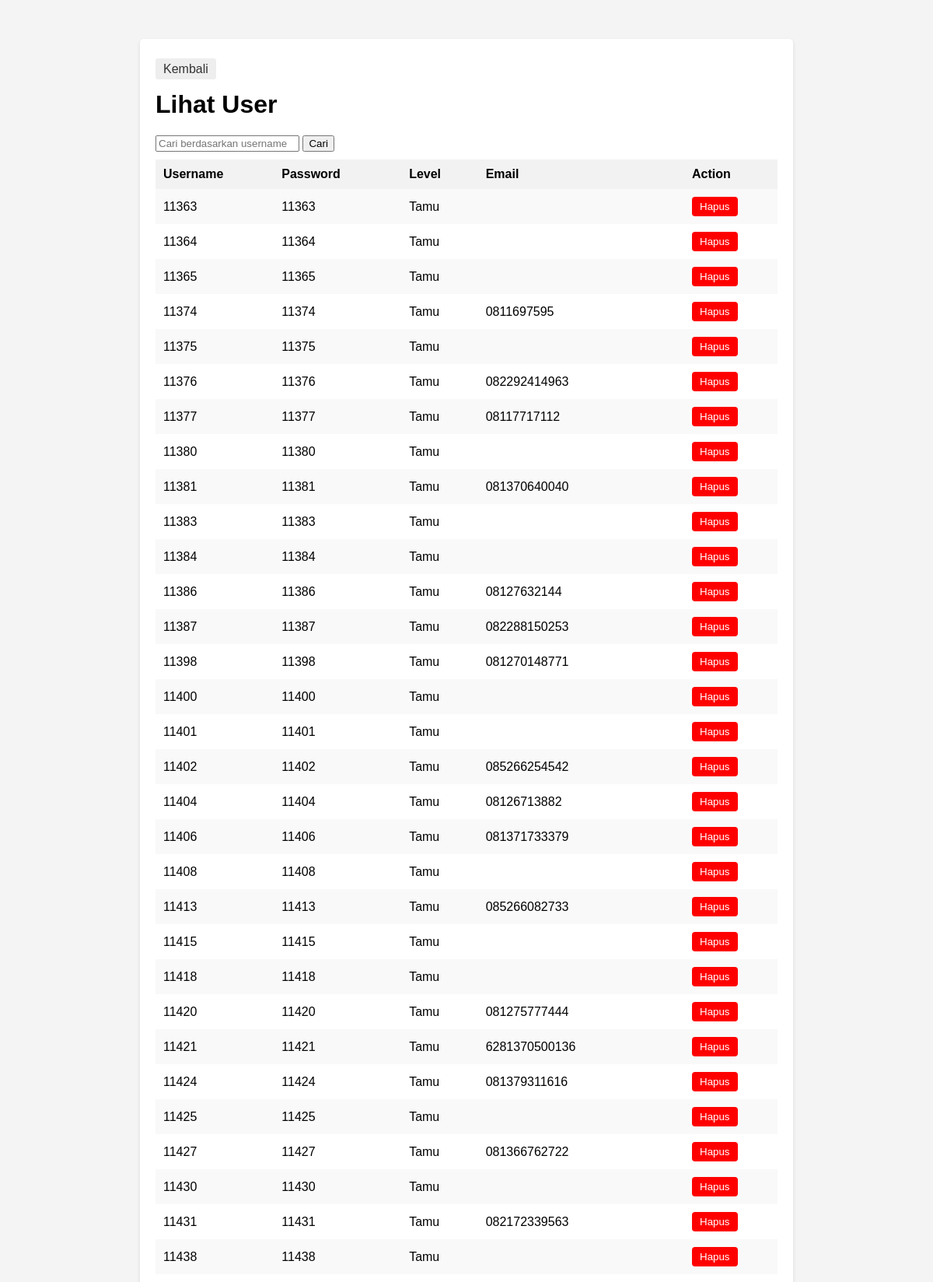
The app's page /search_user.php (upper part) with its own data.
### tables this page shows
CREATE TABLE IF NOT EXISTS `register` (
  `username` varchar(20) NOT NULL,
  `password` varchar(20) DEFAULT NULL,
  `level` varchar(50) DEFAULT NULL,
  `email` varchar(50) DEFAULT NULL,
  PRIMARY KEY (`username`)
);

### search_user.php (the view, shortened to what this page needs)
<!DOCTYPE html>
<html>
<head>
</head>
<body>
    <div class="container">
        <div class="add-button">
            <a href="akun.php">Kembali</a>
        </div>
        <br>
        <h1>Lihat User</h1>
        <div class="search-bar">
            <form action="search_user.php" method="GET">
                <input type="text" name="search" placeholder="Cari berdasarkan username">
                <input type="submit" value="Cari">
            </form>
        </div>
        <table>
            <tr>
                <th>Username</th>
                <th>Password</th>
                <th>Level</th>
                <th>Email</th>
                <th>Action</th>
            </tr>
            <?php
            $koneksi = mysqli_connect("localhost", "root", "", "db_santri");
            if (isset($_GET['search'])) {
                $search = $_GET['search'];
                $query = "SELECT * FROM register WHERE username LIKE '%$search%'";
                $result = mysqli_query($koneksi, $query);
            } else {
                $query = "SELECT * FROM register";
                $result = mysqli_query($koneksi, $query);
            }
            while ($row = mysqli_fetch_assoc($result)) { ?>
                <tr>
                    <td><?php echo $row['username']; ?></td>
                    <td><?php echo $row['password']; ?></td>
                    <td><?php echo $row['level']; ?></td>
                    <td><?php echo $row['email']; ?></td>
                    <td class="action-links">
                        <button class="delete-button" onclick="hapusUser('<?php echo $row['username']; ?>')">Hapus</button>
                    </td>
                </tr>
            <?php } ?>
        </table>
    </div>
</body>
</html>

### search_user.php (style rules this page uses)
body { font-family: Arial, sans-serif; margin: 0; padding: 0; background-color: #f4f4f4; }
.container { max-width: 800px; margin: 50px auto; background-color: #ffffff; padding: 20px; border-radius: 5px; box-shadow: 0 2px 5px rgba(0, 0, 0, 0.1); }
h1 { margin-top: 0; }
table { width: 100%; border-collapse: collapse; }
th, td { padding: 10px; text-align: left; }
th { background-color: #f2f2f2; }
tr:nth-child(even) { background-color: #f9f9f9; }
.action-links { width: 100px; }
.delete-button { background-color: #ff0000; color: #ffffff; border: none; padding: 5px 10px; border-radius: 4px; cursor: pointer; }
.search-bar { margin-bottom: 10px; }
.add-button { text-align: left; margin-top: 10px; }
.add-button a { text-decoration: none; color: #333; background-color: #eee; padding: 5px 10px; border-radius: 3px; }

### records on screen
register: username "11363", password "11363", level "Tamu"
register: username "11364", password "11364", level "Tamu"
register: username "11365", password "11365", level "Tamu"
register: username "11374", password "11374", level "Tamu", email "0811697595"
register: username "11375", password "11375", level "Tamu"
register: username "11376", password "11376", level "Tamu", email "082292414963"
register: username "11377", password "11377", level "Tamu", email "08117717112"
register: username "11380", password "11380", level "Tamu"
register: username "11381", password "11381", level "Tamu", email "081370640040"
register: username "11383", password "11383", level "Tamu"
register: username "11384", password "11384", level "Tamu"
register: username "11386", password "11386", level "Tamu", email "08127632144"
register: username "11387", password "11387", level "Tamu", email "082288150253"
register: username "11398", password "11398", level "Tamu", email "081270148771"
register: username "11400", password "11400", level "Tamu"
register: username "11401", password "11401", level "Tamu"
register: username "11402", password "11402", level "Tamu", email "085266254542"
register: username "11404", password "11404", level "Tamu", email "08126713882"
register: username "11406", password "11406", level "Tamu", email "081371733379"
register: username "11408", password "11408", level "Tamu"
register: username "11413", password "11413", level "Tamu", email "085266082733"
register: username "11415", password "11415", level "Tamu"
register: username "11418", password "11418", level "Tamu"
register: username "11420", password "11420", level "Tamu", email "081275777444"
register: username "11421", password "11421", level "Tamu", email "6281370500136"
register: username "11424", password "11424", level "Tamu", email "081379311616"
register: username "11425", password "11425", level "Tamu"
register: username "11427", password "11427", level "Tamu", email "081366762722"
register: username "11430", password "11430", level "Tamu"
register: username "11431", password "11431", level "Tamu", email "082172339563"
register: username "11438", password "11438", level "Tamu"
